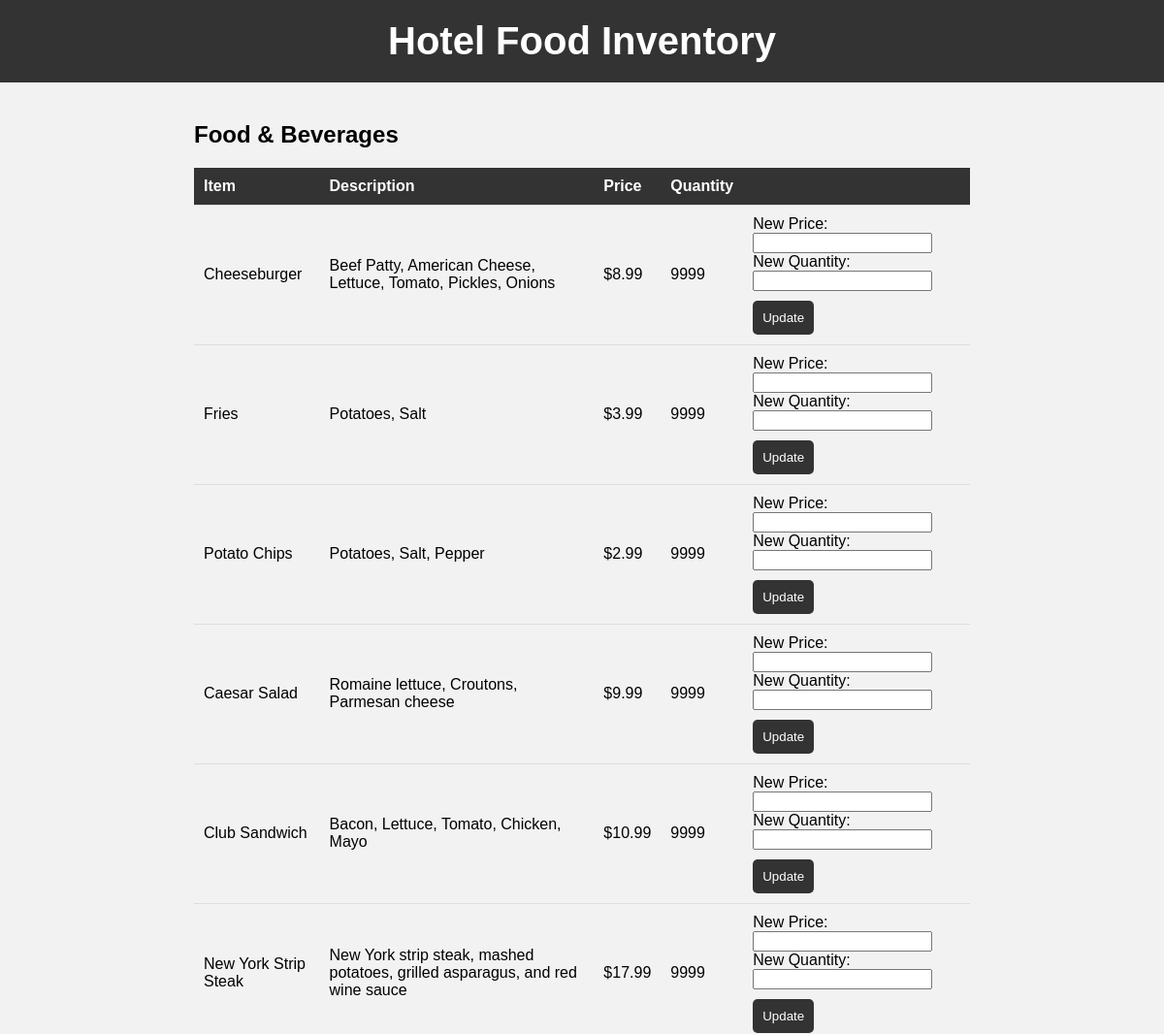
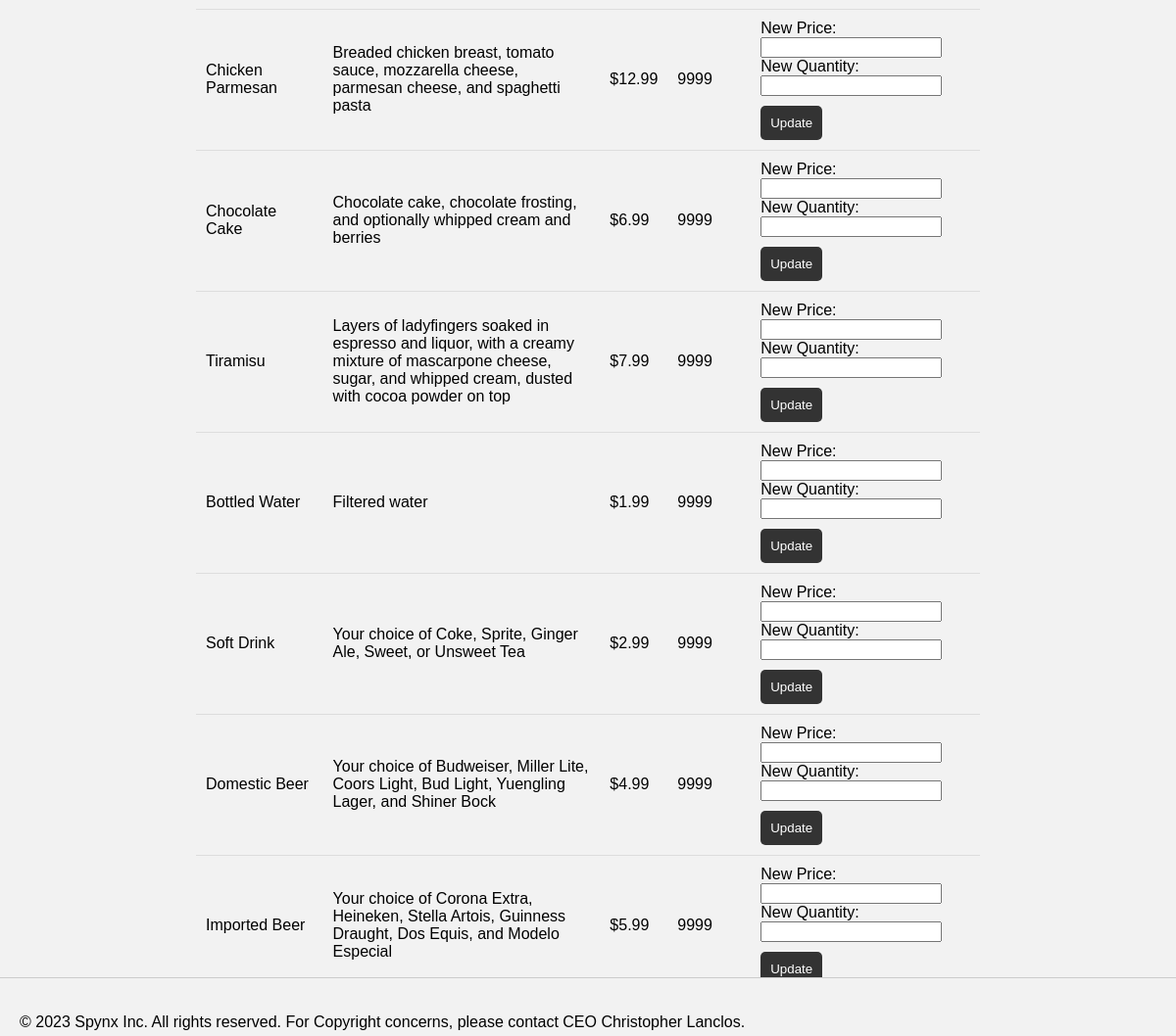
Screenshot of /manageInventory.php (signed in) with the database file from the repository (2 pictures, top to bottom).
### tables this page shows
CREATE TABLE `food` (
  `LOCATION_NUMBER` int(11) NOT NULL,
  `ITEM_NUMBER` int(11) NOT NULL,
  `COST` double NOT NULL,
  `FOOD_NAME` text NOT NULL,
  `FOOD_INGREDIENTS` mediumtext NOT NULL,
  `FOOD_AVAILABILITY` int(11) NOT NULL,
  `FOOD_NOTES` mediumtext NOT NULL,
  `FOOD_LOCATION_NOTES` mediumtext NOT NULL
);

### manageInventory.php (the view, shortened to what this page needs)
<!DOCTYPE html>
<html>
<head>
	<link rel="stylesheet" href="\manageInventory.css" type="text/css">
</head>
<body>
	<header>
		<h1>Hotel Food Inventory</h1>
	</header>
	<main>
		<h2>Food & Beverages</h2>
		<table>
			<thead>
				<tr>
					<th>Item</th>
					<th>Description</th>
					<th>Price</th>
					<th>Quantity</th>
					<th></th>
				</tr>
			</thead>
			<tbody>
			<?php
				$servername = "localhost";
				$username = "root";
				$password = "";
				$dbname = "hotel";
				$conn = mysqli_connect($servername, $username, $password, $dbname);
				$sql = "SELECT * FROM food";
				$result = mysqli_query($conn, $sql);
				if (mysqli_num_rows($result) > 0) {
				    while($row = mysqli_fetch_assoc($result)) {
						echo "<tr>";
				        echo "<td>" . $row["FOOD_NAME"] . "</td>";
				        echo "<td>" . $row["FOOD_INGREDIENTS"] . "</td>";
				        echo "<td>$" . $row["COST"] . "</td>";
						echo "<td>" . $row["FOOD_AVAILABILITY"] . "</td>";
						echo '<td>
						<form method="POST">
						<input type="hidden" name="LocationNumber" value="' . $row["LOCATION_NUMBER"] . '">
						<input type="hidden" name="itemNumber" value="' . $row["ITEM_NUMBER"] . '">
						<label for="price">New Price:</label>
						<input type="text" name="price" id="price">
						<label for="quantity"><br>New Quantity:</label>
						<input type="number" name="quantity" id="quantity">
						<button type="submit" name="update">Update</button>
						</form>
						</td>';
				        echo "</tr>";
				    }
				} else {
					echo "0 results";
				}
			?>
			</tbody>
		</table>
	</main>
</body>
<footer>
  <p>&copy; 2023 Spynx Inc. All rights reserved. For Copyright concerns, please contact CEO Christopher Lanclos.</p>
</footer>
</html>

### manageInventory.css (style rules this page uses)
body { font-family: Arial, sans-serif; margin: 0; padding: 0; background-color: #f2f2f2; }
header { background-color: #333; color: white; padding: 20px; text-align: center; }
h1 { margin: 0; font-size: 40px; }
main { max-width: 800px; margin: auto; padding: 20px; }
table { width: 100%; border-collapse: collapse; margin-bottom: 20px; }
th, td { padding: 10px; text-align: left; border-bottom: 1px solid #ddd; }
th { background-color: #333; color: white; }
button { background-color: #333; color: white; padding: 10px; border: none; border-radius: 5px; cursor: pointer; margin-top: 10px; }
footer { position: fixed; bottom: 0; width: 100%; height: 60px; background-color: #f2f2f2; border-top: 1px solid #ccc; padding: 20px; box-sizing: border-box; }

### rows the page displays
food: FOOD_NAME "Cheeseburger", FOOD_INGREDIENTS "Beef Patty, American Cheese, Lettuce, Tomato, Pickles, Onions", COST "8.99", FOOD_AVAILABILITY "9999"
food: FOOD_NAME "Fries", FOOD_INGREDIENTS "Potatoes, Salt", COST "3.99", FOOD_AVAILABILITY "9999"
food: FOOD_NAME "Potato Chips", FOOD_INGREDIENTS "Potatoes, Salt, Pepper", COST "2.99", FOOD_AVAILABILITY "9999"
food: FOOD_NAME "Caesar Salad", FOOD_INGREDIENTS "Romaine lettuce, Croutons, Parmesan cheese", COST "9.99", FOOD_AVAILABILITY "9999"
food: FOOD_NAME "Club Sandwich", FOOD_INGREDIENTS "Bacon, Lettuce, Tomato, Chicken, Mayo", COST "10.99", FOOD_AVAILABILITY "9999"
food: FOOD_NAME "New York Strip Steak", FOOD_INGREDIENTS "New York strip steak, mashed potatoes, grilled asparagus, and red wine sauce", COST "17.99", FOOD_AVAILABILITY "9999"
food: FOOD_NAME "Chicken Parmesan", FOOD_INGREDIENTS "Breaded chicken breast, tomato sauce, mozzarella cheese, parmesan cheese, and spaghetti pasta", COST "12.99", FOOD_AVAILABILITY "9999"
food: FOOD_NAME "Chocolate Cake", FOOD_INGREDIENTS "Chocolate cake, chocolate frosting, and optionally whipped cream and berries", COST "6.99", FOOD_AVAILABILITY "9999"
food: FOOD_NAME "Tiramisu", FOOD_INGREDIENTS "Layers of ladyfingers soaked in espresso and liquor, with a creamy mixture of mascarpone cheese, sugar, and whipped cream, dusted with cocoa powder on top", COST "7.99", FOOD_AVAILABILITY "9999"
food: FOOD_NAME "Bottled Water", FOOD_INGREDIENTS "Filtered water", COST "1.99", FOOD_AVAILABILITY "9999"
food: FOOD_NAME "Soft Drink", FOOD_INGREDIENTS "Your choice of Coke, Sprite, Ginger Ale, Sweet, or Unsweet Tea", COST "2.99", FOOD_AVAILABILITY "9999"
food: FOOD_NAME "Domestic Beer", FOOD_INGREDIENTS "Your choice of Budweiser, Miller Lite, Coors Light, Bud Light, Yuengling Lager, and Shiner Bock", COST "4.99", FOOD_AVAILABILITY "9999"
food: FOOD_NAME "Imported Beer", FOOD_INGREDIENTS "Your choice of Corona Extra, Heineken, Stella Artois, Guinness Draught, Dos Equis, and Modelo Especial", COST "5.99", FOOD_AVAILABILITY "9999"
